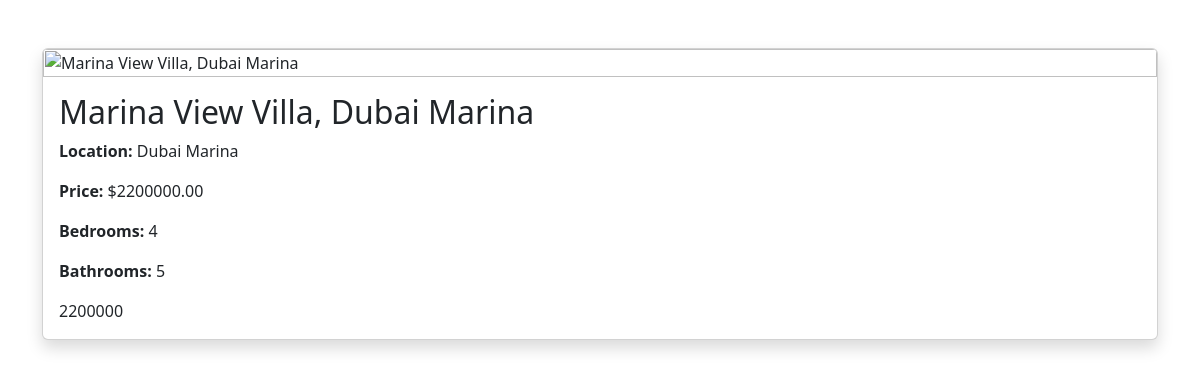
/listings/marina-view-villa-dubai-marina/, run on the app's committed database.
### listings/models.py (models this page shows, shortened)
class Property(models.Model):
    title = models.CharField(max_length=200)
    slug = models.SlugField(unique=True, blank=True)
    description = models.TextField()
    price = models.DecimalField(max_digits=12,decimal_places=2)
    location = models.CharField(max_length=200)
    bedrooms = models.IntegerField()
    bathrooms = models.IntegerField()
    image = CloudinaryField('image', blank=True, null=True)  # <-- CloudinaryField instead of ImageField
    listed_by = models.ForeignKey(User, on_delete=models.CASCADE)
    created_at = models.DateTimeField(auto_now_add=True)

### listings/views.py (the view)
# urls.py: path('listings/<slug:slug>/',views.property_detail, name='property_detail'),
def property_detail(request, slug):
    property = get_object_or_404(Property, slug=slug)
    context = {'property' : property}
    return render(request, 'listings/property_detail.html', context)

### listings/templates/listings/property_detail.html (shortened to what this page needs)
{% load static %}
<link rel="stylesheet" href="{% static 'listings/css/style.css' %}">
<!DOCTYPE html>
<html lang="en">
<head>
    <link href="https://cdn.jsdelivr.net/npm/bootstrap@5.3.2/dist/css/bootstrap.min.css" rel="stylesheet">
</head>
<body>
<div class="container mt-5">
    <div class="card mb-4 shadow">
        <img src="{{ property.image.url }}" class="card-img-top" alt="{{ property.title }}">
        <div class="card-body">
            <h2 class="card-title">{{ property.title }}</h2>
            <p class="card-text"><strong>Location:</strong> {{ property.location }}</p>
            <p class="card-text"><strong>Price:</strong> ${{ property.price }}</p>
            <p class="card-text"><strong>Bedrooms:</strong> {{ property.bedrooms }}</p>
            <p class="card-text"><strong>Bathrooms:</strong> {{ property.bathrooms }}</p>
            <p class="card-text">{{ property.description }}</p>
        </div>
    </div>
</div>
</body>
</html>

### data on the page
Property: title "Marina View Villa, Dubai Marina", location "Dubai Marina", price "2200000.00", bedrooms "4", bathrooms "5", description "2200000"
